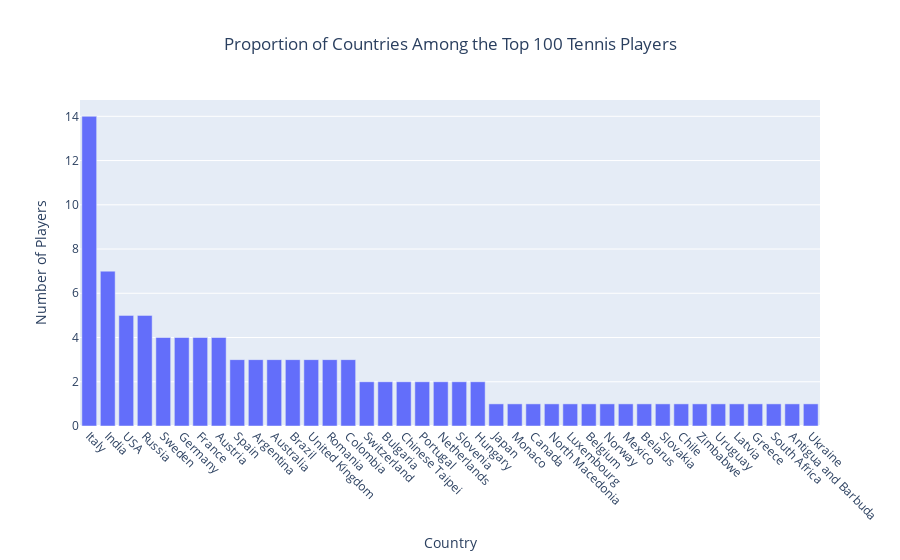

The code cell stored with this chart in its notebook:
### Markdown cell above
### 18. The proportion of countries represented by the top 100 tennis players

### Code cell
# Combine home and away team info to get a list of all players
players_df = pd.concat([MatchHomeTeamInfo[['player_id', 'full_name','gender', 'current_rank', 'country']], 
                        MatchAwayTeamInfo[['player_id', 'full_name','gender' ,'current_rank', 'country']]])

# Remove duplicates and sort by rank
players_df = players_df.drop_duplicates(subset=['player_id']).sort_values(by='current_rank' ,ascending=False)
display(players_df)
# Filter the top 100 players
top_100_players = players_df.head(100)

# Count the number of players from each country
country_counts = top_100_players['country'].value_counts()

country_counts_df = country_counts.reset_index()
country_counts_df.columns = ['country', 'count']

# Plotly figure
fig = px.bar(country_counts_df, x='country', y='count', 
             labels = {'count': 'Number of Players', 'country': 'Country'},
             title = 'Proportion of Countries Among the Top 100 Tennis Players')

fig.update_layout(
    xaxis = dict(tickmode='array', tickangle=45),
    yaxis = dict(title='Number of Players'),
    title = {'x': 0.5}
)

### Figure 1 — Plotly figure (JSON) as saved in the notebook; plotly's stock layout.template omitted (floating-point values rounded to 4 significant figures)
{"data": [{"alignmentgroup": "True", "hovertemplate": "Country=%{x}<br>Number of Players=%{y}<extra></extra>", "legendgroup": "", "marker": {"color": "#636efa", "pattern": {"shape": ""}}, "name": "", "offsetgroup": "", "orientation": "v", "showlegend": false, "textposition": "auto", "type": "bar", "x": ["Italy", "India", "USA", "Russia", "Sweden", "Germany", "France", "Austria", "Spain", "Argentina", "Australia", "Brazil", "United Kingdom", "Romania", "Colombia", "Switzerland", "Bulgaria", "Chinese Taipei", "Portugal", "Netherlands", "Slovenia", "Hungary", "Japan", "Monaco", "Canada", "North Macedonia", "Luxembourg", "Belgium", "Norway", "Mexico", "Belarus", "Slovakia", "Chile", "Zimbabwe", "Uruguay", "Latvia", "Greece", "South Africa", "Antigua and Barbuda", "Ukraine"], "xaxis": "x", "y": [14, 7, 5, 5, 4, 4, 4, 4, 3, 3, 3, 3, 3, 3, 3, 2, 2, 2, 2, 2, 2, 2, 1, 1, 1, 1, 1, 1, 1, 1, 1, 1, 1, 1, 1, 1, 1, 1, 1, 1], "yaxis": "y"}], "layout": {"barmode": "relative", "legend": {"tracegroupgap": 0}, "title": {"text": "Proportion of Countries Among the Top 100 Tennis Players", "x": 0.5}, "xaxis": {"anchor": "y", "domain": [0, 1], "tickangle": 45, "tickmode": "array", "title": {"text": "Country"}}, "yaxis": {"anchor": "x", "domain": [0, 1], "title": {"text": "Number of Players"}}}}
